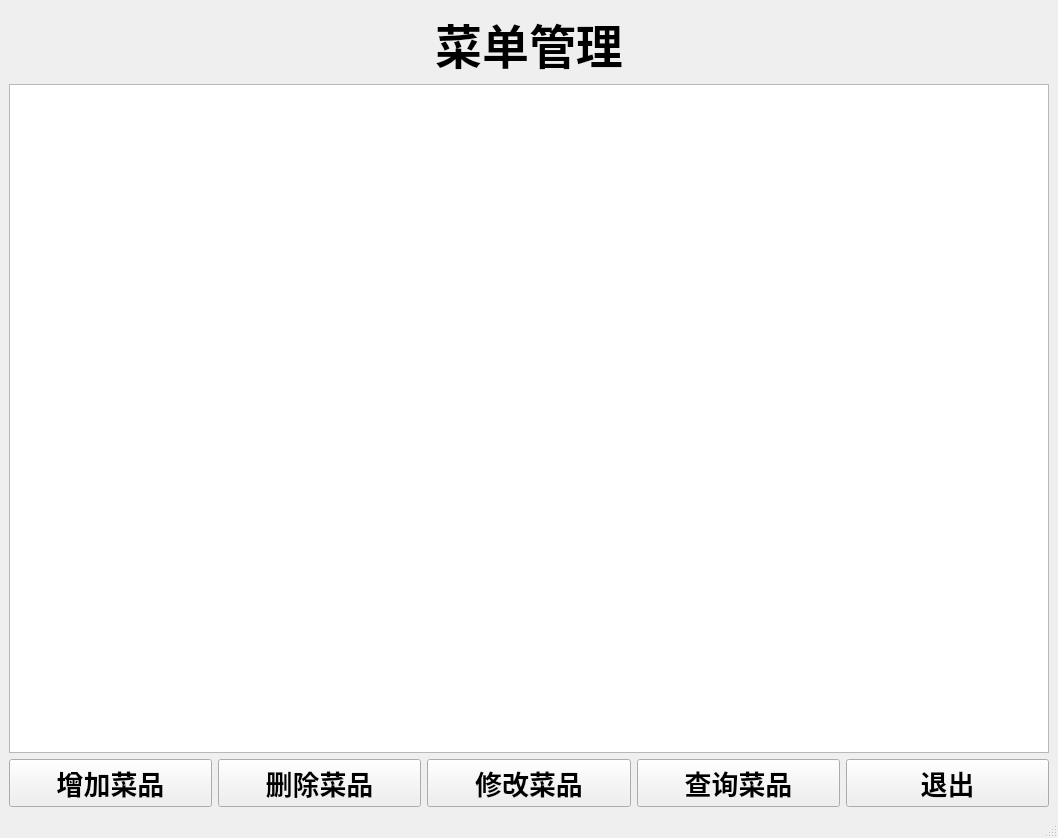
<?xml version="1.0" encoding="UTF-8"?>
<ui version="4.0">
 <class>MainWindow_menuManage</class>
 <widget class="QMainWindow" name="MainWindow_menuManage">
  <property name="geometry">
   <rect>
    <x>0</x>
    <y>0</y>
    <width>1058</width>
    <height>838</height>
   </rect>
  </property>
  <property name="windowTitle">
   <string>菜单管理</string>
  </property>
  <widget class="QWidget" name="centralwidget">
   <layout class="QGridLayout" name="gridLayout">
    <item row="0" column="0">
     <layout class="QVBoxLayout" name="verticalLayout">
      <item>
       <widget class="QLabel" name="label">
        <property name="font">
         <font>
          <pointsize>35</pointsize>
          <weight>75</weight>
          <bold>true</bold>
         </font>
        </property>
        <property name="text">
         <string>菜单管理</string>
        </property>
        <property name="alignment">
         <set>Qt::AlignCenter</set>
        </property>
       </widget>
      </item>
      <item>
       <widget class="QTableWidget" name="tableWidget_menu"/>
      </item>
      <item>
       <layout class="QHBoxLayout" name="horizontalLayout">
        <item>
         <widget class="QPushButton" name="pushButton_addMenu">
          <property name="font">
           <font>
            <pointsize>20</pointsize>
            <weight>75</weight>
            <bold>true</bold>
           </font>
          </property>
          <property name="text">
           <string>增加菜品</string>
          </property>
         </widget>
        </item>
        <item>
         <widget class="QPushButton" name="pushButton_deleteMenu">
          <property name="font">
           <font>
            <pointsize>20</pointsize>
            <weight>75</weight>
            <bold>true</bold>
           </font>
          </property>
          <property name="text">
           <string>删除菜品</string>
          </property>
         </widget>
        </item>
        <item>
         <widget class="QPushButton" name="pushButton_modifyMenu">
          <property name="font">
           <font>
            <pointsize>20</pointsize>
            <weight>75</weight>
            <bold>true</bold>
           </font>
          </property>
          <property name="text">
           <string>修改菜品</string>
          </property>
         </widget>
        </item>
        <item>
         <widget class="QPushButton" name="pushButton_selectMenu">
          <property name="font">
           <font>
            <pointsize>20</pointsize>
            <weight>75</weight>
            <bold>true</bold>
           </font>
          </property>
          <property name="text">
           <string>查询菜品</string>
          </property>
         </widget>
        </item>
        <item>
         <widget class="QPushButton" name="pushButton_quit">
          <property name="font">
           <font>
            <pointsize>20</pointsize>
            <weight>75</weight>
            <bold>true</bold>
           </font>
          </property>
          <property name="text">
           <string>退出</string>
          </property>
         </widget>
        </item>
       </layout>
      </item>
     </layout>
    </item>
   </layout>
  </widget>
  <widget class="QMenuBar" name="menubar">
   <property name="geometry">
    <rect>
     <x>0</x>
     <y>0</y>
     <width>1058</width>
     <height>26</height>
    </rect>
   </property>
  </widget>
  <widget class="QStatusBar" name="statusbar"/>
 </widget>
 <resources/>
 <connections/>
</ui>
